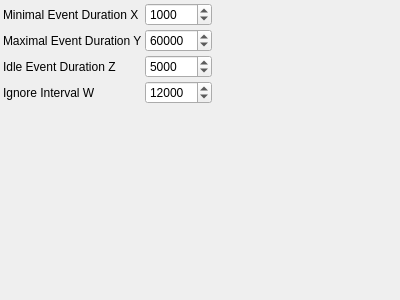
<?xml version="1.0" encoding="UTF-8"?>
<ui version="4.0">
 <class>EventProcessingParamsControlWidget</class>
 <widget class="QWidget" name="EventProcessingParamsControlWidget">
  <property name="geometry">
   <rect>
    <x>0</x>
    <y>0</y>
    <width>400</width>
    <height>300</height>
   </rect>
  </property>
  <property name="windowTitle">
   <string>EventProcessingParams</string>
  </property>
   <layout class="QGridLayout" name="gridLayout">
    <property name="margin">
     <number>3</number>
    </property>
    <property name="spacing">
     <number>3</number>
    </property>
    <item row="0" column="0">
     <widget class="QLabel" name="label_0">
       <property name="text">
         <string>Minimal Event Duration X</string>
       </property>
     </widget>
    </item>
    <item row="0" column="1">
     <widget class="QSpinBox" name="minimalEventDurationXSpinBox">
       <property name="toolTip">
         <string>Minimal Event Duration X</string>
       </property>
       <property name="minimum">
        <number>1</number>
       </property>
       <property name="maximum">
        <number>3600000</number>
       </property>
       <property name="singleStep">
        <number>1</number>
       </property>
       <property name="value">
        <number>1000</number>
       </property>
     </widget>
    </item>
    <item row="1" column="0">
     <widget class="QLabel" name="label_1">
       <property name="text">
         <string>Maximal Event Duration Y</string>
       </property>
     </widget>
    </item>
    <item row="1" column="1">
     <widget class="QSpinBox" name="maximalEventDurationYSpinBox">
       <property name="toolTip">
         <string>Maximal Event Duration Y</string>
       </property>
       <property name="minimum">
        <number>1</number>
       </property>
       <property name="maximum">
        <number>3600000</number>
       </property>
       <property name="singleStep">
        <number>1</number>
       </property>
       <property name="value">
        <number>60000</number>
       </property>
     </widget>
    </item>
    <item row="2" column="0">
     <widget class="QLabel" name="label_2">
       <property name="text">
         <string>Idle Event Duration Z</string>
       </property>
     </widget>
    </item>
    <item row="2" column="1">
     <widget class="QSpinBox" name="idleEventDurationZSpinBox">
       <property name="toolTip">
         <string>Idle Event Duration Z</string>
       </property>
       <property name="minimum">
        <number>1</number>
       </property>
       <property name="maximum">
        <number>3600000</number>
       </property>
       <property name="singleStep">
        <number>1</number>
       </property>
       <property name="value">
        <number>5000</number>
       </property>
     </widget>
    </item>
    <item row="3" column="0">
     <widget class="QLabel" name="label_3">
       <property name="text">
         <string>Ignore Interval W</string>
       </property>
     </widget>
    </item>
    <item row="3" column="1">
     <widget class="QSpinBox" name="ignoreIntervalWSpinBox">
       <property name="toolTip">
         <string>Ignore Interval W</string>
       </property>
       <property name="minimum">
        <number>1</number>
       </property>
       <property name="maximum">
        <number>36000000</number>
       </property>
       <property name="singleStep">
        <number>1</number>
       </property>
       <property name="value">
        <number>12000</number>
       </property>
     </widget>
    </item>
   <item row="4" column="0">
    <spacer name="verticalSpacer">
     <property name="orientation">
      <enum>Qt::Vertical</enum>
     </property>
     <property name="sizeHint" stdset="0">
      <size>
       <width>0</width>
       <height>0</height>
      </size>
     </property>
    </spacer>
   </item>
   <item row="4" column="2">
    <spacer name="horizontalSpacer">
     <property name="orientation">
      <enum>Qt::Horizontal</enum>
     </property>
     <property name="sizeHint" stdset="0">
      <size>
       <width>0</width>
       <height>0</height>
      </size>
     </property>
    </spacer>
   </item>
  </layout>
 </widget>
 <layoutdefault spacing="3" margin="3"/>
 <resources/>
 <connections>
  <connection>
   <sender>minimalEventDurationXSpinBox</sender>
   <signal>valueChanged(int)</signal>
   <receiver>EventProcessingParamsControlWidget</receiver>
   <slot>changeParameters()</slot>
  </connection>
  <connection>
   <sender>maximalEventDurationYSpinBox</sender>
   <signal>valueChanged(int)</signal>
   <receiver>EventProcessingParamsControlWidget</receiver>
   <slot>changeParameters()</slot>
  </connection>
  <connection>
   <sender>idleEventDurationZSpinBox</sender>
   <signal>valueChanged(int)</signal>
   <receiver>EventProcessingParamsControlWidget</receiver>
   <slot>changeParameters()</slot>
  </connection>
  <connection>
   <sender>ignoreIntervalWSpinBox</sender>
   <signal>valueChanged(int)</signal>
   <receiver>EventProcessingParamsControlWidget</receiver>
   <slot>changeParameters()</slot>
  </connection>
 </connections>
 <slots>
  <slot>changeParameters()</slot>
 </slots>
 <customwidgets>
 </customwidgets>
</ui>
